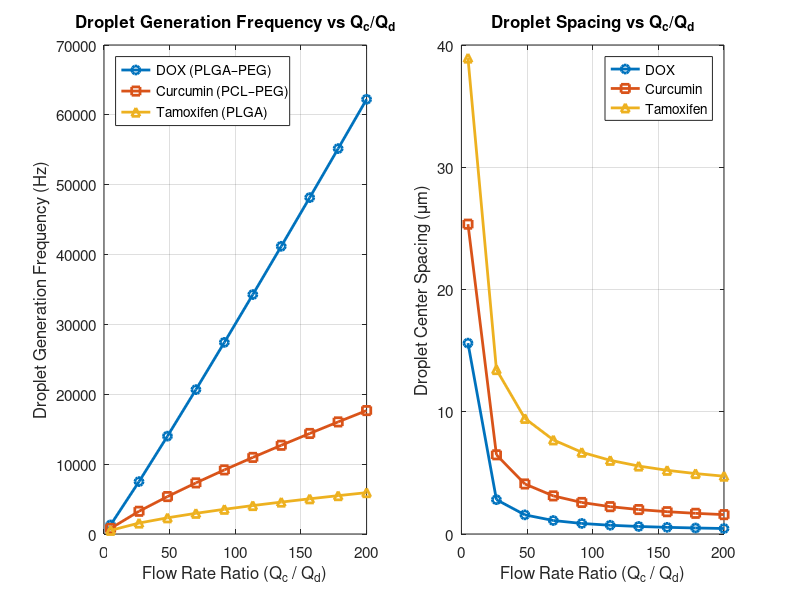

The MATLAB script that drew this image: (Note: this script raises an error after producing the figure.)
clear; clc; close all;
R = linspace(5,200,10);
Qd = 1e-9;
U0 = 0.02;       
gamma = 0.002;  
D0_DOX = 200; n_DOX = 0.35;
D0_CUR = 210; n_CUR = 0.28;
D0_TAM = 220; n_TAM = 0.22;
um = 1e-6; 
D_DOX = D0_DOX * (R.^(-n_DOX)) * um;
D_CUR = D0_CUR * (R.^(-n_CUR)) * um;
D_TAM = D0_TAM * (R.^(-n_TAM)) * um;
V_DOX = pi/6 * D_DOX.^3;
V_CUR = pi/6 * D_CUR.^3;
V_TAM = pi/6 * D_TAM.^3;
f_DOX = Qd ./ V_DOX;
f_CUR = Qd ./ V_CUR;
f_TAM = Qd ./ V_TAM;
U_R = U0 * (1 + gamma * R);
S_DOX = (U_R ./ f_DOX) * 1e6;  
S_CUR = (U_R ./ f_CUR) * 1e6;
S_TAM = (U_R ./ f_TAM) * 1e6;
figure('Color','w','Position',[200 200 900 450]);
% (1) Frequency vs Flow Ratio
subplot(1,2,1);
plot(R,f_DOX,'-o','LineWidth',2,'MarkerSize',6); hold on;
plot(R,f_CUR,'-s','LineWidth',2,'MarkerSize',6);
plot(R,f_TAM,'-^','LineWidth',2,'MarkerSize',6);
xlabel('Flow Rate Ratio (Q_c / Q_d)');
ylabel('Droplet Generation Frequency (Hz)');
title('Droplet Generation Frequency vs Q_c/Q_d');
legend('DOX (PLGA–PEG)','Curcumin (PCL–PEG)','Tamoxifen (PLGA)','Location','northwest');
grid on; set(gca,'FontSize',11);
% (2) DropSpacing vs Flow Ratio
subplot(1,2,2);
plot(R,S_DOX,'-o','LineWidth',2,'MarkerSize',6); hold on;
plot(R,S_CUR,'-s','LineWidth',2,'MarkerSize',6);
plot(R,S_TAM,'-^','LineWidth',2,'MarkerSize',6);
xlabel('Flow Rate Ratio (Q_c / Q_d)');
ylabel('Droplet Center Spacing (\mum)');
title('Droplet Spacing vs Q_c/Q_d');
legend('DOX','Curcumin','Tamoxifen','Location','northeast');
grid on; set(gca,'FontSize',11);
sgtitle('Droplet Frequency and Spacing vs Flow-Rate Ratio','FontSize',12,'FontWeight','bold');